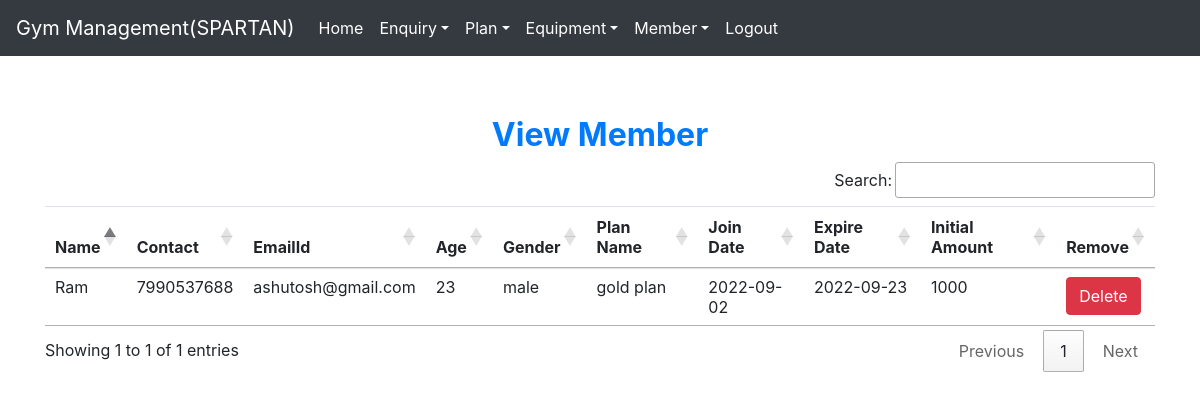
Page /view_member (signed in) on the committed database.
### gym/models.py (models this page shows, shortened)
class Member(models.Model):
    name = models.CharField(max_length=50)
    contact = models.CharField(max_length=10)
    emailid = models.CharField(max_length=50)
    age = models.CharField(max_length=10)
    gender = models.CharField(max_length=10)
    plan = models.CharField(max_length=40)
    joindate = models.CharField(max_length=40)
    expiredate = models.CharField(max_length=40)
    initialamount = models.CharField(max_length=10)

### gym/views.py (the view)
# urls.py: path('view_member', View_Member, name='view_member'),
def View_Member(request):
    if not request.user.is_staff:
        return redirect('login')
    member = Member.objects.all()
    d = {'member':member}
    return render(request, 'view_member.html', d)

### gym/templates/view_member.html
{% extends 'navigationbar.html' %}
{% block body %}
<div class="container" style="margin-top:60px">
    <h2 class="text-center text-primary font-weight-bold">View Member</h2>
    <table id="example" class="table table-hover">
        <thead>
        <tr>
            <th>Name</th>
            <th>Contact</th>
            <th>EmailId</th>
            <th>Age</th>
            <th>Gender</th>
            <th>Plan Name</th>
            <th>Join Date</th>
             <th>Expire Date</th>
             <th>Initial Amount</th>
            <th>Remove</th>
        </tr>
        </thead>
        <tbody>
        {% for i in member %}
        <tr>
            <td>{{i.name}}</td>
            <td>{{i.contact}}</td>
            <td>{{i.emailid}}</td>
            <td>{{i.age}}</td>
            <td>{{i.gender}}</td>
            <td>{{i.plan}}</td>
            <td>{{i.joindate}}</td>
            <td>{{i.expiredate}}</td>
            <td>{{i.initialamount}}</td>
            <td><a class="btn btn-danger" href="{% url 'delete_member' i.id%}" onclick="return confirm('Are you sure?')">Delete</a></td>
        </tr>
        {% endfor %}
        </tbody>
    </table>
</div>
{% endblock  %}

### rows in the picture
Member: name "Ram", contact "7990537688", emailid "ashutosh@gmail.com", age "23", gender "male", plan "gold plan", joindate "2022-09-02", expiredate "2022-09-23", initialamount "1000"
